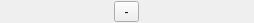
<?xml version="1.0" encoding="UTF-8"?>
<ui version="4.0">
 <class>ExpressionSelector</class>
 <widget class="QWidget" name="ExpressionSelector">
  <property name="enabled">
   <bool>true</bool>
  </property>
  <property name="geometry">
   <rect>
    <x>0</x>
    <y>0</y>
    <width>254</width>
    <height>23</height>
   </rect>
  </property>
  <property name="sizePolicy">
   <sizepolicy hsizetype="Minimum" vsizetype="Preferred">
    <horstretch>0</horstretch>
    <verstretch>0</verstretch>
   </sizepolicy>
  </property>
  <property name="focusPolicy">
   <enum>Qt::StrongFocus</enum>
  </property>
  <property name="windowTitle">
   <string>Form</string>
  </property>
  <property name="autoFillBackground">
   <bool>false</bool>
  </property>
  <property name="styleSheet">
   <string notr="true"/>
  </property>
  <layout class="QGridLayout" name="gridLayout">
   <property name="leftMargin">
    <number>12</number>
   </property>
   <property name="topMargin">
    <number>0</number>
   </property>
   <property name="rightMargin">
    <number>12</number>
   </property>
   <property name="bottomMargin">
    <number>0</number>
   </property>
   <property name="horizontalSpacing">
    <number>-1</number>
   </property>
   <property name="verticalSpacing">
    <number>0</number>
   </property>
   <item row="0" column="1">
    <layout class="QHBoxLayout" name="horizontalLayout">
     <property name="spacing">
      <number>-1</number>
     </property>
     <item>
      <layout class="QHBoxLayout" name="layout1">
       <property name="spacing">
        <number>0</number>
       </property>
      </layout>
     </item>
     <item>
      <layout class="QHBoxLayout" name="layout2">
       <property name="spacing">
        <number>0</number>
       </property>
      </layout>
     </item>
     <item>
      <layout class="QHBoxLayout" name="layout3">
       <property name="spacing">
        <number>0</number>
       </property>
      </layout>
     </item>
    </layout>
   </item>
   <item row="0" column="0">
    <widget class="QToolButton" name="deleteButton">
     <property name="minimumSize">
      <size>
       <width>25</width>
       <height>0</height>
      </size>
     </property>
     <property name="text">
      <string>-</string>
     </property>
    </widget>
   </item>
  </layout>
 </widget>
 <resources/>
 <connections/>
</ui>
